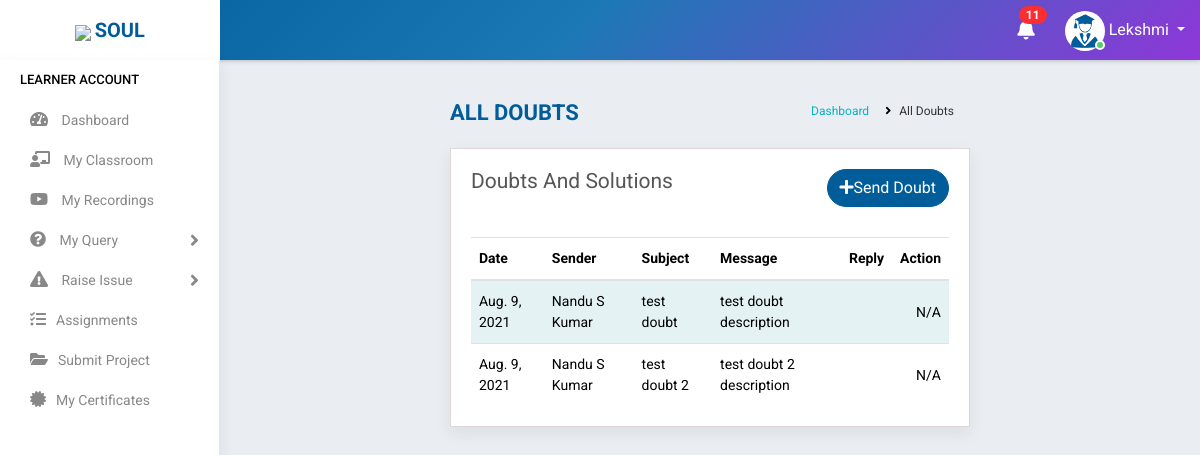
Screenshot of /view_doubt_reply/ (signed in) with the database file from the repository.
### accounts/models.py (models this page shows, shortened)
class Student(models.Model):
    state = (
    ('Andhra Pradesh','Andhra Pradesh'),
    ('Arunachal Pradesh','Arunachal Pradesh'),
    ('Assam','Assam'),
    ('Bihar','Bihar'),
    ('Chhattisgarh','Chattisgarh'),
    ('Goa','Goa'),
    ('Gujarat','Gujarat'),
    ('Haryana','Haryana'),
    ('Himachal Pradesh','Himachal Pradesh'),
    ('Jharkhand','Jharkhand'),
    ('Karnataka','Karnataka'),
    ('Kerala','Kerala'),
    ('Madhya Pradesh','Madhya Pradesh'),
    ('Maharashtra','Maharashtra'),
    ('Manipur','Manipur'),
    ('Meghalaya','Meghalaya'),
    ('Mizoram','Mizoram'),
    ('Nagaland','Nagaland'),
    ('Odisha','Odisha'),
    ('Rajasthan','Rajasthan'),
    ('Sikkim','Sikkim'),
    ('Tamil Nadu','Tamil Nadu'),
    ('Telangana','Telangana'),
    ('Tripura','Tripura'),
    ('Uttar Pradesh','Uttar Pradesh'),
    ('Uttarakhand','Uttarakhand'),
    ('West Bengal','West Bengal')
)
    groups = (
    ('AB+', 'AB+'),
    ('AB-', 'AB-'),
    ('A+', 'A+'),
    ('A-', 'A-'),
    ('B+', 'B+'),
    ('B-', 'B-'),
    ('O+', 'O+'),
    ('O-', 'O-'),
    )
    user= models.OneToOneField(User,on_delete=models.CASCADE,null=True,blank=True)
    name = models.CharField(max_length=100,blank=True)
    mobile = models.CharField(max_length=10,blank=True)
    email = models.EmailField(max_length=200,blank=True)
    sex = models.CharField(max_length=10,null=True,choices=(('Male','Male'),('Female','Female')),blank=True)
    dob = models.DateField(null=True, blank=True)
    blood_group = models.CharField(max_length=100,null=True, blank=True,choices=groups)
    house = models.CharField(max_length=100,null=True,blank=True)
    street =models.CharField(max_length=100,null=True,blank=True)
    street2 =models.CharField(max_length=100,null=True,blank=True)
    city = models.CharField(max_length=100,null=True,blank=True)
    state = models.CharField(max_length=100,null=True,choices=state,blank=True)
    course_enrolled = models.CharField(max_length=100,null=True,blank=True)
    now_attending = models.CharField(max_length=100,null=True,blank=True)
    start_date = models.DateField(null=True,blank=True)
    shared = models.BooleanField(default=False,choices=((True, 'Yes'), (False, 'No')),blank=True)
    payment = models.CharField(max_length=10,choices=(('Full','Full'),('Half','Half')),default='Half',blank=True)
    status = models.CharField(max_length=20,choices=(('Active','Active'),('Inactive','Inactive')),default='Active',blank=True)
    profile_pic = models.ImageField(null=True,default="student.jpg")
    total_fees = models.IntegerField(null=True,blank=True)
    fees_paid = models.IntegerField(null=True,blank=True)
    balance = models.IntegerField(null=True,blank=True)

class Doubt(models.Model):
    sender = models.ForeignKey(Student, on_delete=models.CASCADE,related_name='std',null=True,blank=True)
    receiver = models.ForeignKey(Staff,on_delete=models.CASCADE,related_name='tutor',null=True,limit_choices_to={'stype':"3"})
    subject = models.CharField(max_length=400,null=True)
    message = models.TextField(max_length=1500,null=True)
    ss1=models.ImageField(null=True,blank=True)
    ss2=models.ImageField(null=True,blank=True)
    ss3=models.ImageField(null=True,blank=True)
    reply = models.TextField(max_length=1500, null=True, blank=True)
    datetime = models.DateField(auto_now_add=True,null=True, blank=True)
    status = models.CharField(max_length=100,choices=(('Not replied','Not replied'),('Replied','Replied')),default='Not replied',blank=True)

class Staff(models.Model):
    value= (
    ('1', 'Operations'),
    ('2', 'Sales'),
    ('3', 'Trainer'),
    ('4', 'Admin'),
    )
    state = (
    ('Andhra Pradesh','Andhra Pradesh'),
    ('Arunachal Pradesh','Arunachal Pradesh'),
    ('Assam','Assam'),
    ('Bihar','Bihar'),
    ('Chhattisgarh','Chattisgarh'),
    ('Goa','Goa'),
    ('Gujarat','Gujarat'),
    ('Haryana','Haryana'),
    ('Himachal Pradesh','Himachal Pradesh'),
    ('Jharkhand','Jharkhand'),
    ('Karnataka','Karnataka'),
    ('Kerala','Kerala'),
    ('Madhya Pradesh','Madhya Pradesh'),
    ('Maharashtra','Maharashtra'),
    ('Manipur','Manipur'),
    ('Meghalaya','Meghalaya'),
    ('Mizoram','Mizoram'),
    ('Nagaland','Nagaland'),
    ('Odisha','Odisha'),
    ('Rajasthan','Rajasthan'),
    ('Sikkim','Sikkim'),
    ('Tamil Nadu','Tamil Nadu'),
    ('Telangana','Telangana'),
    ('Tripura','Tripura'),
    ('Uttar Pradesh','Uttar Pradesh'),
    ('Uttarakhand','Uttarakhand'),
    ('West Bengal','West Bengal')
    )
    groups = (
        ('AB+', 'AB+'),
        ('AB-', 'AB-'),
        ('A+', 'A+'),
        ('A-', 'A-'),
        ('B+', 'B+'),
        ('B-', 'B-'),
        ('O+', 'O+'),
        ('O-', 'O-'),
        )
    user = models.OneToOneField(User,on_delete=models.CASCADE,null=True,blank=True)
    name = models.CharField(max_length=100,null=True, blank=True)
    empid = models.CharField(max_length=100,null=True, blank=True)
    mobile = models.CharField(max_length=10,null=True, blank=True)
    email = models.EmailField(max_length=200,null=True, blank=True)
    sex = models.CharField(max_length=10,null=True,choices=(('Male','Male'),('Female','Female')), blank=True)
    dob = models.DateField(null=True, blank=True)
    doj = models.DateField(null=True, blank=True)
    blood_group = models.CharField(max_length=100,null=True, blank=True,choices=groups)
    house = models.CharField(max_length=100,null=True, blank=True)
    street =models.CharField(max_length=100,null=True, blank=True)
    street2 =models.CharField(max_length=100,null=True, blank=True)
    city = models.CharField(max_length=100,null=True, blank=True)
    state = models.CharField(max_length=100,null=True,choices=state, blank=True)
    stype = models.CharField(max_length=100,null=True,choices=value, blank=True)
    status = models.CharField(max_length=20,choices=(('Active','Active'),('Inactive','Inactive')),default='Active')
    profile_pic = models.ImageField(null=True, blank=True,default="user-circle-solid.jpg")
    def __str__(self):
        return self.name

### accounts/views.py (the view)
# urls.py: path('view_doubt_reply/',ViewDoubtReply.as_view(),name='view_doubt_reply'),
class ViewDoubtReply(View):
    def get(self, request):
        user=request.user
        if user.is_authenticated:
            try:
                s = Student.objects.get(user=user)
                note = Notification.objects.filter(receiver=user).filter(status="Not Read").order_by('-datetime')
                no_count = note.count()
                d= Doubt.objects.filter(sender=s).order_by('-datetime')
                return render(request,'students/dresponses.html',{'s':s,'no_count':no_count,'note':note,'d':d})
            except:
                return redirect('home')
        return redirect('logout')

### accounts/templates/students/dresponses.html (shortened to what this page needs)
{% extends 'accounts/main.html' %}
    {% block content %}
<div class="main-wrapper">
    {% include 'students/navbar.html' %}
    {% include 'students/sidebar.html' %}
        <div class="page-wrapper">
            <div class="content container-fluid">
                <div class="page-header">
                    <div class="row">
                        <div class="col-lg-7 col-md-12 col-sm-12 col-12">
                            <h5 class="text-uppercase">All Doubts</h5>
                        </div>
                        <div class="col-lg-5 col-md-12 col-sm-12 col-12">
                            <ul class="list-inline breadcrumb float-right">
                                <li class="list-inline-item"><a href="{% url 'home' %}">Dashboard</a></li>
                                <li class="list-inline-item">All Doubts</li>
                            </ul>
                        </div>
                    </div>
                </div>
                <div class="content-page">
                    <div class="row">
                        <div class="col-sm-8 col-5">
                            <h4 class="page-title">Doubts and Solutions</h4>
                        </div>
                        <div class="col-sm-4 col-7 text-right m-b-30">
                            <a href="{% url 'send_doubt' %}" class="btn btn-primary btn-rounded float-right" ><i class="fas fa-plus"></i>Send Doubt</a>
                        </div>
                    </div>
                    <div class="row">
                        <div class="col-md-12">
                            <div class="table-responsive">
                                <table class="table table-striped custom-table">
                                    <thead>
                                        <tr>
                                            <th>Date</th>
                                            <th>Sender</th>
                                            <th>Subject</th>
                                            <th>Message</th>
                                            <th>Reply</th>
                                            <th class="text-right">Action</th>
                                        </tr>
                                    </thead>
                                    <tbody>
                                        {% for i in d %}
                                        <tr>
                                            <td>{{i.datetime}}</td>
                                            <td>{{i.receiver}}</td>
                                            <td>{{i.subject}}</td>
                                            <td>{{i.message|truncatechars:40 }}</td>
                                            <td>{{i.reply|truncatechars:40 }}</td>
                                            {% if i.status == "Replied" %}
                                            <td class="text-right">
                                                <div class="dropdown dropdown-action">
                                                    <a href="#" class="action-icon dropdown-toggle" data-toggle="dropdown"
                                                        aria-expanded="false"><i class="fas fa-ellipsis-v"></i></a>
                                                    <div class="dropdown-menu dropdown-menu-right">
                                                        <a class="dropdown-item" href="{% url 'view_dreply' i.id %}" >
                                                            <i class="fas fa-eye m-r-5"></i> Read</a>
                                                    </div>
                                                </div>
                                            </td>
                                            {% else %}
                                            <td class="text-right">N/A</td>
                                            {% endif %}
                                        </tr>
                                        {% endfor %}
                                    </tbody>
                                </table>
                            </div>
                        </div>
                    </div>
                </div>
            </div>
        </div>
    </div>
{% endblock %}

### accounts/templates/students/navbar.html (shortened to what this page needs)
<div class="header">
    <div class="header-left">
        <a href="https://www.teqstories.com" class="logo">
            <img src="https://www.teqstories.com/assets/images/Blue.png" style="height: 40px;width:auto;">
            <span class="text-uppercase"><b>Soul</b></span>
        </a>
    </div>
    <div class="page-title-box float-left">
    </div>
    <ul class="nav user-menu float-right">
        {% include 'accounts/mini/notify.html' %}
        <li class="nav-item dropdown has-arrow">
            <a href="#" class="dropdown-toggle nav-link user-link" data-toggle="dropdown">
                <span class="user-img"><img class="rounded-circle" src="{{request.user.student.profile_pic.url}}" width="40" height="40" alt="{{request.user.student.name|title}}">
                    <span class="status online"></span></span>
                <span>{{request.user.student.name|title}}</span>
            </a>
        </li>
    </ul>
</div>

### rows the page displays
Doubt: datetime "Aug. 9, 2021", receiver "Nandu S Kumar", subject "test doubt", message "test doubt description", status "N/A"
Doubt: datetime "Aug. 9, 2021", receiver "Nandu S Kumar", subject "test doubt 2", message "test doubt 2 description", status "N/A"

### other values shown
{{ no_count }} "11"
{{ request.user.student.name|title }} "Lekshmi"
